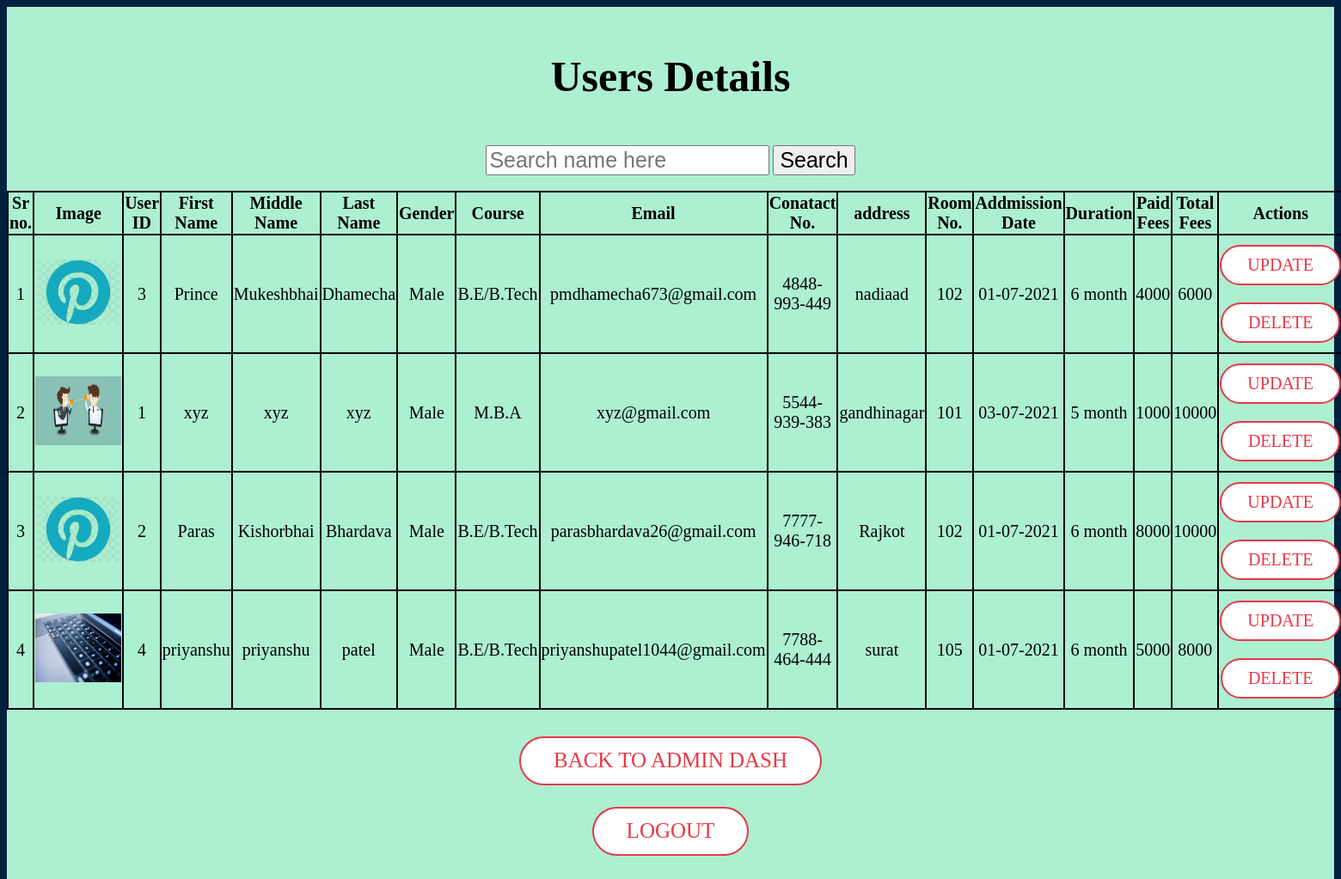
Screenshot of /usersDetails.php (signed in) with the database file from the repository.
### tables this page shows
CREATE TABLE `users` (
  `id` int(11) NOT NULL,
  `user_id` int(11) NOT NULL,
  `firstname` varchar(20) NOT NULL,
  `middlename` varchar(20) NOT NULL,
  `lastname` varchar(20) NOT NULL,
  `gender` varchar(10) NOT NULL,
  `course` varchar(10) NOT NULL,
  `email` varchar(30) NOT NULL,
  `contact_no` varchar(20) NOT NULL,
  `address` text NOT NULL,
  `password` varchar(30) NOT NULL,
  `room_no` int(11) NOT NULL,
  `addmission_date` date NOT NULL,
  `duration` int(11) NOT NULL,
  `paid_fees` int(11) NOT NULL,
  `total_fees` int(11) NOT NULL,
  `image` varchar(30) NOT NULL
);

### usersDetails.php (the view, shortened to what this page needs)
<?php
require_once "config.php";
?>
<!DOCTYPE html>
<html lang="en">
<head>
    <link rel="stylesheet" href="css/index_style.css">
</head>
<body>
    <div class="ud">
    <br><h1 class="large-heading">Users Details</h1>
    <br>
    <form action="<?php echo htmlspecialchars($_SERVER["PHP_SELF"]); ?>" method="POST" autocomplete="off">
        <input style="font-size:25px" type="text" name="name" id="name" placeholder="Search name here">
        <input style="font-size:25px" type="submit" name="search" value="Search"><Br><br>
    </form>
    <table style="font-size:20px">
        <tr>
            <th>Sr no.</th>
            <th>Image</th>
            <th>User ID</th>
            <th>First Name</th>
            <th>Middle Name</th>
            <th>Last Name</th>
            <th>Gender</th>
            <th>Course</th>
            <th>Email</th>
            <th>Conatact No.</th>
            <th>address</th>
            <th>Room No.</th>
            <th>Addmission Date</th>
            <th>Duration</th>
            <th>Paid Fees</th>
            <th>Total Fees</th>
            <th>Actions</th>
        </tr>
        <?php
if (isset($_POST['search'])) {
    $name = $_POST['name'];
    $sql = "SELECT * FROM `users` WHERE `firstname` LIKE '%$name%'";
    $result = $link->query($sql);
    $nums = $result->num_rows;
    $count = 1;
    if ($nums > 0) {
        while ($row = $result->fetch_assoc()) {
            $id = $row['id'];
            ?>
                    <tr>
                        <td><?php echo $count++; ?></td>
                        <td>
                            <img src="uplodedimage/<?php echo $row['image']; ?>" alt="User image" style="width:100px; height: 80px;">
                        </td>
                        <td><?php echo $row['user_id'] ?></td>
                        <td><?php echo $row['firstname']; ?></td>
                        <td><?php echo $row['middlename']; ?></td>
                        <td><?php echo $row['lastname']; ?></td>
                        <td><?php echo $row['gender']; ?></td>
                        <td><?php echo $row['course']; ?></td>
                        <td><?php echo $row['email']; ?></td>
                        <td><?php echo $row['contact_no']; ?></td>
                        <td><?php echo $row['address']; ?></td>
                        <td><?php echo $row['room_no']; ?></td>
                        <td><?php echo date("d-m_Y", strtotime($row['addmission_date'])); ?></td>
                        <td><?php echo $row['duration'] ." month"; ?></td>
                        <td><?php echo $row['paid_fees']; ?></td>
                        <td><?php echo $row['total_fees']; ?></td>
                        <td>
                            <a href="updateUsers.php?id=<?php echo $id?>">Update</a>
                            <a href="deleteUsers.php?id=<?php echo $id?>" onclick="return confirm('Are you sure want to Delete this record ?')">Delete</a>
                        </td>
                    </tr>
                    <?php
                }
            } else {
                ?>
                <th colspan="16">No records found.</th>
                <?php
            }
        }
        else
        {
            $sql = "SELECT * FROM `users`";
            $result = $link->query($sql);
            $nums = $result->num_rows;
            $count = 1;
            if ($nums > 0) {
                while ($row = $result->fetch_assoc()) {
                    $id = $row['id'];
                    ?>
                    <tr>
                        <td><?php echo $count++; ?></td>
                        <td>
                            <img src="uplodedimage/<?php echo $row['image']; ?>" alt="User image" style="width:100px; height: 80px;">
                        </td>
                        <td><?php echo $row['user_id'] ?></td>
                        <td><?php echo $row['firstname']; ?></td>
                        <td><?php echo $row['middlename']; ?></td>
                        <td><?php echo $row['lastname']; ?></td>
                        <td><?php echo $row['gender']; ?></td>
                        <td><?php echo $row['course']; ?></td>
                        <td><?php echo $row['email']; ?></td>
                        <td><?php echo $row['contact_no']; ?></td>
                        <td><?php echo $row['address']; ?></td>
                        <td><?php echo $row['room_no']; ?></td>
                        <td><?php echo date("d-m-Y", strtotime($row['addmission_date'])); ?></td>
                        <td><?php echo $row['duration'] ." month"; ?></td>
                        <td><?php echo $row['paid_fees']; ?></td>
                        <td><?php echo $row['total_fees']; ?></td>
                        <td>
                            <a class="btn btn-secondary" href="updateUsers.php?id=<?php echo $id; ?>">Update</a>
                            <a class="btn btn-secondary" href="deleteUsers.php?id=<?php echo $id; ?>" onclick="return confirm('Are you sure want to Delete this record ?')">Delete</a>
                        </td>
                    </tr>
                    <?php
                }
            }
            else
            {
                ?>
                <th colspan="16">No records found.</th>
                <?php
            }
        }
        ?>
        </table><br>
        <a class="btn btn-secondary" style="font-size:25px" href="adminDash.php">Back to Admin Dash</a><br>
        <a class="btn btn-secondary" style="font-size:25px" href="logout.php" onclick="return confirm('Are you sure want to Logout ?')">Logout</a>
        <br><br>
    </div>
</body>
</html>

### css/index_style.css (style rules this page uses)
body { background-color: #00203fff; }
.ud { margin: auto; text-align: center; background-color: #adefd1ff; }
.btn-secondary { border: 2px solid #e63946; border-radius: 1.5em; color: #e63946; background: #fff; text-decoration: none; }
.btn { display: inline-block; padding: 0.5em 1.5em; font-weight: 500; text-transform: uppercase; margin: 0.5em 0; text-align: center; transition: all 0.5s ease; }
.large-heading { font-size: 50px; }

### usersDetails.php (style rules this page uses)
table, th, td { border: 2px solid black; }
td, th { width: 180px; }
table { border-collapse: collapse; }

### rows the page displays
users: image (picture), user "3", firstname "Prince", middlename "Mukeshbhai", lastname "Dhamecha", gender "Male", course "B.E/B.Tech", email "pmdhamecha673@gmail.com", contact_no "4848-993-449", address "nadiaad", room_no "102", addmission_date "01-07-2021", duration "6", paid_fees "4000", total_fees "6000"
users: image (picture), user "1", firstname "xyz", middlename "xyz", lastname "xyz", gender "Male", course "M.B.A", email "xyz@gmail.com", contact_no "5544-939-383", address "gandhinagar", room_no "101", addmission_date "03-07-2021", duration "5", paid_fees "1000", total_fees "10000"
users: image (picture), user "2", firstname "Paras", middlename "Kishorbhai", lastname "Bhardava", gender "Male", course "B.E/B.Tech", email "parasbhardava26@gmail.com", contact_no "7777-946-718", address "Rajkot", room_no "102", addmission_date "01-07-2021", duration "6", paid_fees "8000", total_fees "10000"
users: image (picture), user "4", firstname "priyanshu", middlename "priyanshu", lastname "patel", gender "Male", course "B.E/B.Tech", email "priyanshupatel1044@gmail.com", contact_no "7788-464-444", address "surat", room_no "105", addmission_date "01-07-2021", duration "6", paid_fees "5000", total_fees "8000"
